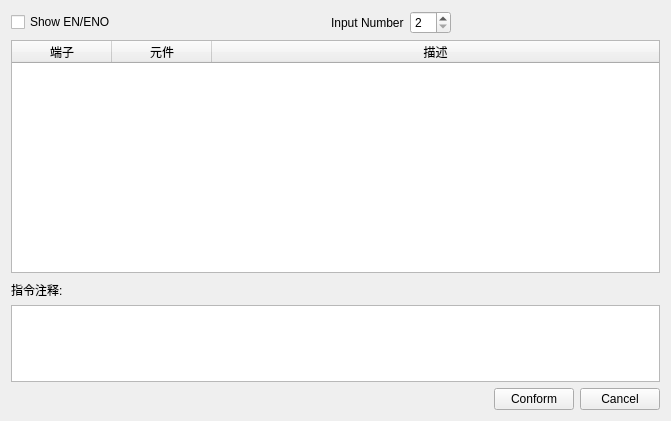
<?xml version="1.0" encoding="UTF-8"?>
<ui version="4.0">
 <class>CLogicPropertyWgt</class>
 <widget class="QWidget" name="CLogicPropertyWgt">
  <property name="geometry">
   <rect>
    <x>0</x>
    <y>0</y>
    <width>671</width>
    <height>421</height>
   </rect>
  </property>
  <property name="windowTitle">
   <string>CLogicPropertyWgt</string>
  </property>
  <layout class="QHBoxLayout" name="horizontalLayout_4">
   <item>
    <layout class="QVBoxLayout" name="verticalLayout" stretch="0,3,0,1,0">
     <item>
      <layout class="QHBoxLayout" name="horizontalLayout">
       <item>
        <widget class="QCheckBox" name="checkBox">
         <property name="text">
          <string>Show EN/ENO</string>
         </property>
        </widget>
       </item>
       <item>
        <spacer name="horizontalSpacer">
         <property name="orientation">
          <enum>Qt::Horizontal</enum>
         </property>
         <property name="sizeHint" stdset="0">
          <size>
           <width>40</width>
           <height>20</height>
          </size>
         </property>
        </spacer>
       </item>
       <item>
        <widget class="QLabel" name="label">
         <property name="text">
          <string>Input Number</string>
         </property>
        </widget>
       </item>
       <item>
        <widget class="QSpinBox" name="spinBox">
         <property name="minimum">
          <number>2</number>
         </property>
         <property name="maximum">
          <number>16</number>
         </property>
        </widget>
       </item>
       <item>
        <spacer name="horizontalSpacer_2">
         <property name="orientation">
          <enum>Qt::Horizontal</enum>
         </property>
         <property name="sizeHint" stdset="0">
          <size>
           <width>40</width>
           <height>20</height>
          </size>
         </property>
        </spacer>
       </item>
      </layout>
     </item>
     <item>
      <widget class="QTableWidget" name="tableWidget">
       <attribute name="horizontalHeaderStretchLastSection">
        <bool>true</bool>
       </attribute>
       <column>
        <property name="text">
         <string>端子</string>
        </property>
       </column>
       <column>
        <property name="text">
         <string>元件</string>
        </property>
       </column>
       <column>
        <property name="text">
         <string>描述</string>
        </property>
       </column>
      </widget>
     </item>
     <item>
      <layout class="QHBoxLayout" name="horizontalLayout_3">
       <item>
        <widget class="QLabel" name="label_2">
         <property name="text">
          <string>指令注释:</string>
         </property>
         <property name="alignment">
          <set>Qt::AlignBottom|Qt::AlignLeading|Qt::AlignLeft</set>
         </property>
        </widget>
       </item>
       <item>
        <spacer name="horizontalSpacer_3">
         <property name="orientation">
          <enum>Qt::Horizontal</enum>
         </property>
         <property name="sizeHint" stdset="0">
          <size>
           <width>40</width>
           <height>20</height>
          </size>
         </property>
        </spacer>
       </item>
      </layout>
     </item>
     <item>
      <widget class="QTextEdit" name="textEdit"/>
     </item>
     <item>
      <layout class="QHBoxLayout" name="horizontalLayout_2">
       <item>
        <spacer name="horizontalSpacer_4">
         <property name="orientation">
          <enum>Qt::Horizontal</enum>
         </property>
         <property name="sizeHint" stdset="0">
          <size>
           <width>40</width>
           <height>20</height>
          </size>
         </property>
        </spacer>
       </item>
       <item>
        <widget class="QPushButton" name="pushButton">
         <property name="text">
          <string>Conform</string>
         </property>
        </widget>
       </item>
       <item>
        <widget class="QPushButton" name="pushButton_2">
         <property name="text">
          <string>Cancel</string>
         </property>
        </widget>
       </item>
      </layout>
     </item>
    </layout>
   </item>
  </layout>
 </widget>
 <layoutdefault spacing="6" margin="11"/>
 <resources/>
 <connections/>
</ui>
